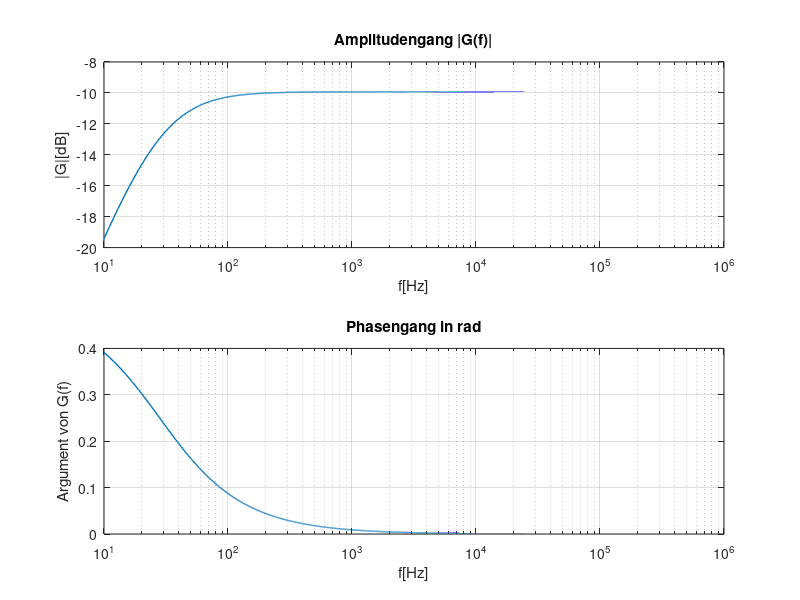

This chart was generated by the following MATLAB code:
clear all; clc; format compact; format short g;
%parameter
R=820;
C1=2.2e-6;
C2=4.7e-6;
dt=1e-1;
f_0=10;
f_E=1e6;
N=1e6;
lw=1;
%Funktionen
g=@(f)(C1./(C1+C2)).*(1i*2*pi*f*R*(C1+C2))./(1+1i*2*pi*f*R*(C1+C2));
% daten
f_data=linspace(f_0,f_E,N);
g_data=g(f_data);
%PLOT
figure(4);
subplot(2,1,1);
semilogx(f_data,20*log(abs(g_data))/log(10),'linewidth',lw);
xlabel('f[Hz]');ylabel('|G|[dB]');title('Amplitudengang |G(f)|')
grid on;
subplot(2,1,2);
semilogx(f_data,angle(g_data)/pi,'linewidth',lw);
xlabel('f[Hz]');
ylabel('Argument von G(f)');
title('Phasengang in rad');
grid on;